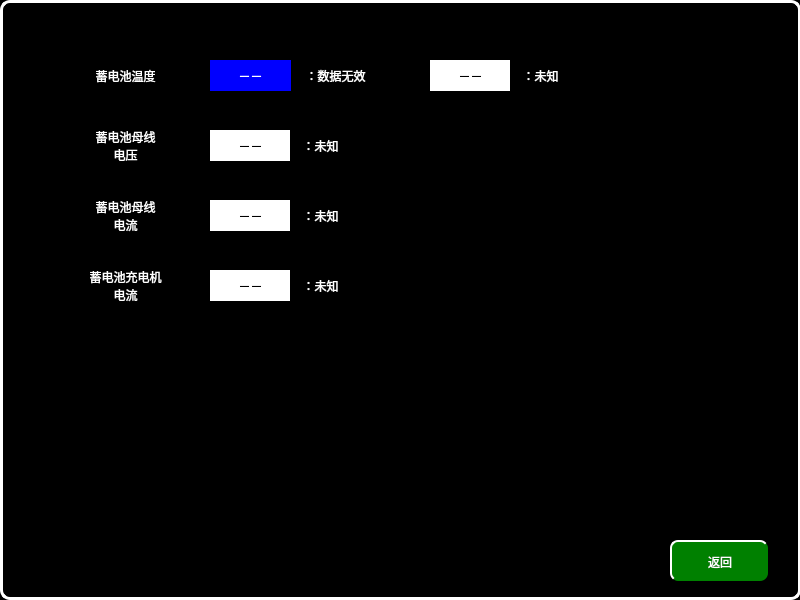
<?xml version="1.0" encoding="UTF-8"?>
<ui version="4.0">
 <class>VehicleACUHelpPage2</class>
 <widget class="QWidget" name="VehicleACUHelpPage2">
  <property name="geometry">
   <rect>
    <x>0</x>
    <y>0</y>
    <width>800</width>
    <height>600</height>
   </rect>
  </property>
  <property name="windowTitle">
   <string>Form</string>
  </property>
  <property name="styleSheet">
   <string notr="true">QWidget
{
	background-color:black;
}
QPushButton
{
	font: 20px, &quot;微软雅黑&quot;;
    color: white;
		border-radius:8px;
	background-color: rgb(0, 128, 0);
    border-top: 2px solid white;
	border-left: 2px solid white;

}

QLabel
{
	font: 20px, &quot;微软雅黑&quot;;
	color:white;
	background-color:black;
}</string>
  </property>
  <widget class="QPushButton" name="pushButton">
   <property name="geometry">
    <rect>
     <x>670</x>
     <y>540</y>
     <width>98</width>
     <height>41</height>
    </rect>
   </property>
   <property name="focusPolicy">
    <enum>Qt::NoFocus</enum>
   </property>
   <property name="text">
    <string>返回</string>
   </property>
  </widget>
  <widget class="QLabel" name="label_29">
   <property name="geometry">
    <rect>
     <x>430</x>
     <y>60</y>
     <width>81</width>
     <height>31</height>
    </rect>
   </property>
   <property name="styleSheet">
    <string notr="true">font: 16px, &quot;微软雅黑&quot;;color:black;background-color:white;</string>
   </property>
   <property name="text">
    <string>－－</string>
   </property>
   <property name="alignment">
    <set>Qt::AlignCenter</set>
   </property>
  </widget>
  <widget class="QLabel" name="label_3">
   <property name="geometry">
    <rect>
     <x>60</x>
     <y>60</y>
     <width>131</width>
     <height>31</height>
    </rect>
   </property>
   <property name="text">
    <string>蓄电池温度</string>
   </property>
   <property name="alignment">
    <set>Qt::AlignCenter</set>
   </property>
  </widget>
  <widget class="QLabel" name="label_98">
   <property name="geometry">
    <rect>
     <x>0</x>
     <y>0</y>
     <width>801</width>
     <height>600</height>
    </rect>
   </property>
   <property name="styleSheet">
    <string notr="true">border:3px solid white;
border-radius:10px</string>
   </property>
   <property name="text">
    <string/>
   </property>
   <property name="alignment">
    <set>Qt::AlignCenter</set>
   </property>
  </widget>
  <widget class="QLabel" name="label_60">
   <property name="geometry">
    <rect>
     <x>510</x>
     <y>60</y>
     <width>61</width>
     <height>31</height>
    </rect>
   </property>
   <property name="styleSheet">
    <string notr="true">	font: 16px, &quot;微软雅黑&quot;;
</string>
   </property>
   <property name="text">
    <string>：未知</string>
   </property>
   <property name="alignment">
    <set>Qt::AlignCenter</set>
   </property>
  </widget>
  <widget class="QLabel" name="label_61">
   <property name="geometry">
    <rect>
     <x>290</x>
     <y>60</y>
     <width>91</width>
     <height>31</height>
    </rect>
   </property>
   <property name="styleSheet">
    <string notr="true">	font: 16px, &quot;微软雅黑&quot;;
</string>
   </property>
   <property name="text">
    <string>：数据无效</string>
   </property>
   <property name="alignment">
    <set>Qt::AlignCenter</set>
   </property>
  </widget>
  <widget class="QLabel" name="label_19">
   <property name="geometry">
    <rect>
     <x>210</x>
     <y>60</y>
     <width>81</width>
     <height>31</height>
    </rect>
   </property>
   <property name="styleSheet">
    <string notr="true">font: 16px, &quot;微软雅黑&quot;;color:white;background-color:blue</string>
   </property>
   <property name="text">
    <string>－－</string>
   </property>
   <property name="alignment">
    <set>Qt::AlignCenter</set>
   </property>
  </widget>
  <widget class="QLabel" name="label_30">
   <property name="geometry">
    <rect>
     <x>210</x>
     <y>130</y>
     <width>81</width>
     <height>31</height>
    </rect>
   </property>
   <property name="styleSheet">
    <string notr="true">font: 16px, &quot;微软雅黑&quot;;color:black;background-color:white;</string>
   </property>
   <property name="text">
    <string>－－</string>
   </property>
   <property name="alignment">
    <set>Qt::AlignCenter</set>
   </property>
  </widget>
  <widget class="QLabel" name="label_4">
   <property name="geometry">
    <rect>
     <x>60</x>
     <y>120</y>
     <width>131</width>
     <height>51</height>
    </rect>
   </property>
   <property name="text">
    <string>蓄电池母线
电压</string>
   </property>
   <property name="alignment">
    <set>Qt::AlignCenter</set>
   </property>
  </widget>
  <widget class="QLabel" name="label_63">
   <property name="geometry">
    <rect>
     <x>290</x>
     <y>130</y>
     <width>61</width>
     <height>31</height>
    </rect>
   </property>
   <property name="styleSheet">
    <string notr="true">	font: 16px, &quot;微软雅黑&quot;;
</string>
   </property>
   <property name="text">
    <string>：未知</string>
   </property>
   <property name="alignment">
    <set>Qt::AlignCenter</set>
   </property>
  </widget>
  <widget class="QLabel" name="label_31">
   <property name="geometry">
    <rect>
     <x>210</x>
     <y>200</y>
     <width>81</width>
     <height>31</height>
    </rect>
   </property>
   <property name="styleSheet">
    <string notr="true">font: 16px, &quot;微软雅黑&quot;;color:black;background-color:white;</string>
   </property>
   <property name="text">
    <string>－－</string>
   </property>
   <property name="alignment">
    <set>Qt::AlignCenter</set>
   </property>
  </widget>
  <widget class="QLabel" name="label_5">
   <property name="geometry">
    <rect>
     <x>60</x>
     <y>190</y>
     <width>131</width>
     <height>51</height>
    </rect>
   </property>
   <property name="text">
    <string>蓄电池母线
电流</string>
   </property>
   <property name="alignment">
    <set>Qt::AlignCenter</set>
   </property>
  </widget>
  <widget class="QLabel" name="label_65">
   <property name="geometry">
    <rect>
     <x>290</x>
     <y>200</y>
     <width>61</width>
     <height>31</height>
    </rect>
   </property>
   <property name="styleSheet">
    <string notr="true">	font: 16px, &quot;微软雅黑&quot;;
</string>
   </property>
   <property name="text">
    <string>：未知</string>
   </property>
   <property name="alignment">
    <set>Qt::AlignCenter</set>
   </property>
  </widget>
  <widget class="QLabel" name="label_32">
   <property name="geometry">
    <rect>
     <x>210</x>
     <y>270</y>
     <width>81</width>
     <height>31</height>
    </rect>
   </property>
   <property name="styleSheet">
    <string notr="true">font: 16px, &quot;微软雅黑&quot;;color:black;background-color:white;</string>
   </property>
   <property name="text">
    <string>－－</string>
   </property>
   <property name="alignment">
    <set>Qt::AlignCenter</set>
   </property>
  </widget>
  <widget class="QLabel" name="label_6">
   <property name="geometry">
    <rect>
     <x>60</x>
     <y>260</y>
     <width>131</width>
     <height>51</height>
    </rect>
   </property>
   <property name="text">
    <string>蓄电池充电机
电流</string>
   </property>
   <property name="alignment">
    <set>Qt::AlignCenter</set>
   </property>
  </widget>
  <widget class="QLabel" name="label_67">
   <property name="geometry">
    <rect>
     <x>290</x>
     <y>270</y>
     <width>61</width>
     <height>31</height>
    </rect>
   </property>
   <property name="styleSheet">
    <string notr="true">	font: 16px, &quot;微软雅黑&quot;;
</string>
   </property>
   <property name="text">
    <string>：未知</string>
   </property>
   <property name="alignment">
    <set>Qt::AlignCenter</set>
   </property>
  </widget>
  <zorder>label_98</zorder>
  <zorder>pushButton</zorder>
  <zorder>label_29</zorder>
  <zorder>label_3</zorder>
  <zorder>label_60</zorder>
  <zorder>label_61</zorder>
  <zorder>label_19</zorder>
  <zorder>label_30</zorder>
  <zorder>label_4</zorder>
  <zorder>label_63</zorder>
  <zorder>label_31</zorder>
  <zorder>label_5</zorder>
  <zorder>label_65</zorder>
  <zorder>label_32</zorder>
  <zorder>label_6</zorder>
  <zorder>label_67</zorder>
 </widget>
 <resources/>
 <connections/>
</ui>
